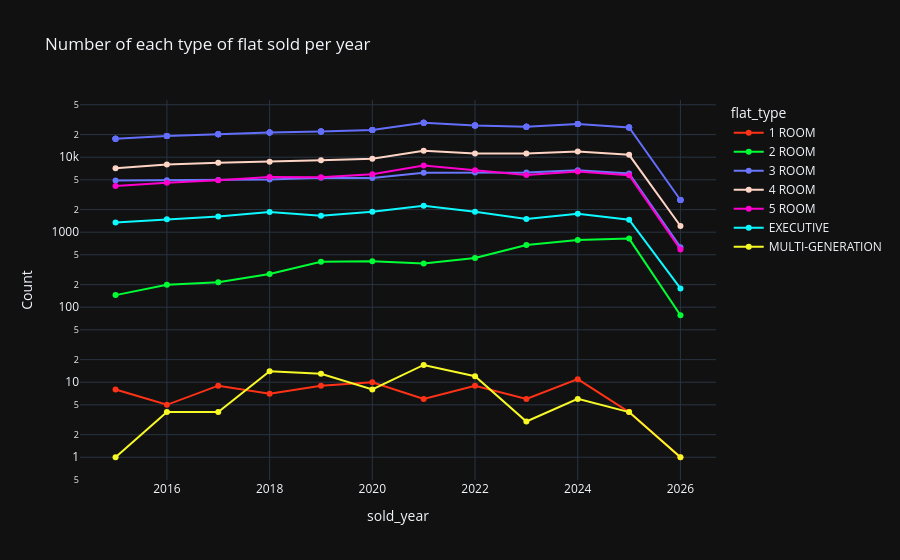

Notebook code for this chart:
### Markdown cell above
### Counts of each flat type sold over the years

### Code cell
# Group the data by 'year' and 'flat_type' and count the number of occurrences
flat_type_counts = df.groupby(['sold_year', 'flat_type']).size().reset_index(name='count')

# Calculate the sum of all sold properties for each year
total_sold_per_year = df.groupby('sold_year').size().reset_index(name='total_sold')

# Merge the total sold counts back into the flat_type_counts DataFrame
flat_type_counts = pd.merge(flat_type_counts, total_sold_per_year, on='sold_year', how='left')

# Create a line graph using Plotly Express
fig = px.line(flat_type_counts, x='sold_year', y='count', color='flat_type',
              color_discrete_sequence=px.colors.qualitative.Light24, markers=True,
              labels={'count': 'Count', 'year': 'Year'},
              title='Number of each type of flat sold per year')

# Add a line for the total sold properties
fig.add_trace(px.line(flat_type_counts, x='sold_year', y='total_sold', labels='Total', markers=True,).data[0])

# Change yaxis scale
fig.update_yaxes(type='log')

# Change the theme
fig.update_layout(template='plotly_dark')

### Figure 1 — Plotly figure (JSON) as saved in the notebook; plotly's stock layout.template omitted (floating-point values rounded to 4 significant figures)
{"data": [{"hovertemplate": "flat_type=1 ROOM<br>sold_year=%{x}<br>Count=%{y}<extra></extra>", "legendgroup": "1 ROOM", "line": {"color": "#FD3216", "dash": "solid"}, "marker": {"symbol": "circle"}, "mode": "lines+markers", "name": "1 ROOM", "orientation": "v", "showlegend": true, "type": "scatter", "x": [2015, 2016, 2017, 2018, 2019, 2020, 2021, 2022, 2023, 2024, 2025, 2026], "xaxis": "x", "y": [8, 5, 9, 7, 9, 10, 6, 9, 6, 11, 4, 1], "yaxis": "y"}, {"hovertemplate": "flat_type=2 ROOM<br>sold_year=%{x}<br>Count=%{y}<extra></extra>", "legendgroup": "2 ROOM", "line": {"color": "#00FE35", "dash": "solid"}, "marker": {"symbol": "circle"}, "mode": "lines+markers", "name": "2 ROOM", "orientation": "v", "showlegend": true, "type": "scatter", "x": [2015, 2016, 2017, 2018, 2019, 2020, 2021, 2022, 2023, 2024, 2025, 2026], "xaxis": "x", "y": [145, 199, 216, 277, 403, 409, 382, 452, 675, 786, 821, 78], "yaxis": "y"}, {"hovertemplate": "flat_type=3 ROOM<br>sold_year=%{x}<br>Count=%{y}<extra></extra>", "legendgroup": "3 ROOM", "line": {"color": "#6A76FC", "dash": "solid"}, "marker": {"symbol": "circle"}, "mode": "lines+markers", "name": "3 ROOM", "orientation": "v", "showlegend": true, "type": "scatter", "x": [2015, 2016, 2017, 2018, 2019, 2020, 2021, 2022, 2023, 2024, 2025, 2026], "xaxis": "x", "y": [4892, 4938, 4954, 5032, 5324, 5291, 6182, 6264, 6251, 6718, 6075, 632], "yaxis": "y"}, {"hovertemplate": "flat_type=4 ROOM<br>sold_year=%{x}<br>Count=%{y}<extra></extra>", "legendgroup": "4 ROOM", "line": {"color": "#FED4C4", "dash": "solid"}, "marker": {"symbol": "circle"}, "mode": "lines+markers", "name": "4 ROOM", "orientation": "v", "showlegend": true, "type": "scatter", "x": [2015, 2016, 2017, 2018, 2019, 2020, 2021, 2022, 2023, 2024, 2025, 2026], "xaxis": "x", "y": [7096, 7972, 8423, 8699, 9125, 9532, 12188, 11227, 11233, 11865, 10744, 1208], "yaxis": "y"}, {"hovertemplate": "flat_type=5 ROOM<br>sold_year=%{x}<br>Count=%{y}<extra></extra>", "legendgroup": "5 ROOM", "line": {"color": "#FE00CE", "dash": "solid"}, "marker": {"symbol": "circle"}, "mode": "lines+markers", "name": "5 ROOM", "orientation": "v", "showlegend": true, "type": "scatter", "x": [2015, 2016, 2017, 2018, 2019, 2020, 2021, 2022, 2023, 2024, 2025, 2026], "xaxis": "x", "y": [4123, 4564, 4934, 5459, 5386, 5931, 7746, 6675, 5807, 6441, 5744, 588], "yaxis": "y"}, {"hovertemplate": "flat_type=EXECUTIVE<br>sold_year=%{x}<br>Count=%{y}<extra></extra>", "legendgroup": "EXECUTIVE", "line": {"color": "#0DF9FF", "dash": "solid"}, "marker": {"symbol": "circle"}, "mode": "lines+markers", "name": "EXECUTIVE", "orientation": "v", "showlegend": true, "type": "scatter", "x": [2015, 2016, 2017, 2018, 2019, 2020, 2021, 2022, 2023, 2024, 2025, 2026], "xaxis": "x", "y": [1345, 1487, 1614, 1858, 1658, 1871, 2251, 1877, 1502, 1758, 1466, 178], "yaxis": "y"}, {"hovertemplate": "flat_type=MULTI-GENERATION<br>sold_year=%{x}<br>Count=%{y}<extra></extra>", "legendgroup": "MULTI-GENERATION", "line": {"color": "#F6F926", "dash": "solid"}, "marker": {"symbol": "circle"}, "mode": "lines+markers", "name": "MULTI-GENERATION", "orientation": "v", "showlegend": true, "type": "scatter", "x": [2015, 2016, 2017, 2018, 2019, 2020, 2021, 2022, 2023, 2024, 2025, 2026], "xaxis": "x", "y": [1, 4, 4, 14, 13, 8, 17, 12, 3, 6, 4, 1], "yaxis": "y"}, {"hovertemplate": "sold_year=%{x}<br>total_sold=%{y}<extra></extra>", "legendgroup": "", "line": {"color": "#636efa", "dash": "solid"}, "marker": {"symbol": "circle"}, "mode": "lines+markers", "name": "", "orientation": "v", "showlegend": false, "type": "scatter", "x": [2015, 2015, 2015, 2015, 2015, 2015, 2015, 2016, 2016, 2016, 2016, 2016, 2016, 2016, 2017, 2017, 2017, 2017, 2017, 2017, 2017, 2018, 2018, 2018, 2018, 2018, 2018, 2018, 2019, 2019, 2019, 2019, 2019, 2019, 2019, 2020, 2020, 2020, 2020, 2020, 2020, 2020, 2021, 2021, 2021, 2021, 2021, 2021, 2021, 2022, 2022, 2022, 2022, 2022, 2022, 2022, 2023, 2023, 2023, 2023, 2023, 2023, 2023, 2024, 2024, 2024, 2024, 2024, 2024, 2024, 2025, 2025, 2025, 2025, 2025, 2025, 2025, 2026, 2026, 2026, 2026, 2026, 2026, 2026], "xaxis": "x", "y": [17610, 17610, 17610, 17610, 17610, 17610, 17610, 19169, 19169, 19169, 19169, 19169, 19169, 19169, 20154, 20154, 20154, 20154, 20154, 20154, 20154, 21346, 21346, 21346, 21346, 21346, 21346, 21346, 21918, 21918, 21918, 21918, 21918, 21918, 21918, 23052, 23052, 23052, 23052, 23052, 23052, 23052, 28772, 28772, 28772, 28772, 28772, 28772, 28772, 26516, 26516, 26516, 26516, 26516, 26516, 26516, 25477, 25477, 25477, 25477, 25477, 25477, 25477, 27585, 27585, 27585, 27585, 27585, 27585, 27585, 24858, 24858, 24858, 24858, 24858, 24858, 24858, 2686, 2686, 2686, 2686, 2686, 2686, 2686], "yaxis": "y"}], "layout": {"legend": {"title": {"text": "flat_type"}, "tracegroupgap": 0}, "title": {"text": "Number of each type of flat sold per year"}, "xaxis": {"anchor": "y", "domain": [0, 1], "title": {"text": "sold_year"}}, "yaxis": {"anchor": "x", "domain": [0, 1], "title": {"text": "Count"}, "type": "log"}}}
